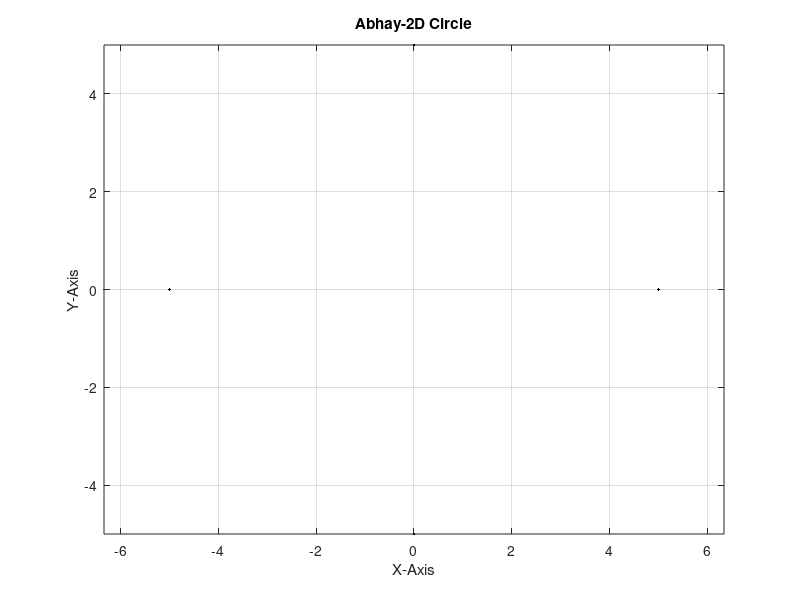

This figure's MATLAB source:
clear; 
close all;
clc;
R = input('Enter your RollNo. : ');
N = input('No. of points you need to plot : ');
x=zeros(1,N);
y=zeros(1,N);
theta=linspace(0,2*pi,N);
for i=1:N
    x(i)=R*cos(theta(i));
    y(i)=R*sin(theta(i));
end
figure;
plot(x,y,'.k');
axis equal;
grid on;
title('Abhay-2D Circle');
xlabel('X-Axis');
ylabel('Y-Axis');
